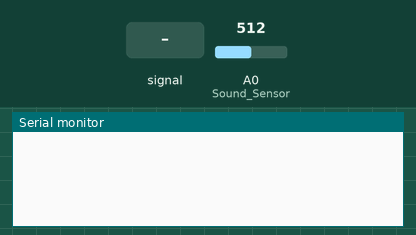
A sketch run on a simulated Arduino Uno, built with avr-gcc and run on an emulated ATmega328P. On the bench: the last lines printed to the serial monitor. The inputs (shaded band) are chosen by the test bench; at power-on: A0 (Sound_Sensor) = 512.

Above: at 1.2 s.
1.3 s: A0 (Sound_Sensor) fed a 200 Hz sine of ±255 counts around its level
At 1.8 s:
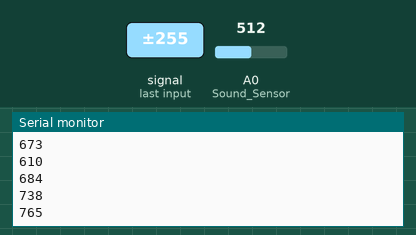
2.8 s: A0 (Sound_Sensor) set to 900
At 3.3 s:
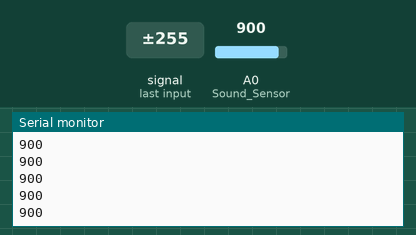
4.3 s: A0 (Sound_Sensor) set to 1023
At 4.8 s:
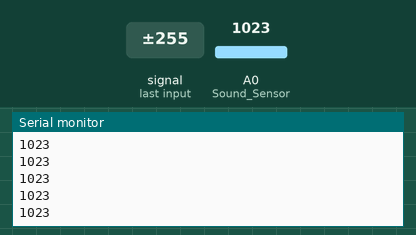
Timing chart, 0 to 7.3 s (numbered marks = the images above; inputs shaded):
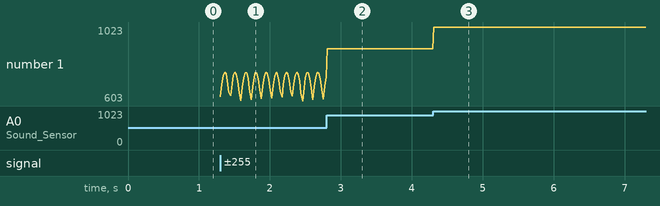

The sketch:

Sound_sensor_test2.ino
```cpp
int Sound_Sensor = A0;
int Sensor_val;
void setup() {
  // put your setup code here, to run once:
  Serial.begin(9600);
}

void loop() {
  // put your main code here, to run repeatedly:
  Sensor_val = analogRead(Sound_Sensor);

  if(Sensor_val > 600) {
    Serial.print(Sensor_val);
    Serial.print("\n");
    delay(20);
  }
}
```

Measured:
- after the input at 1.3 s, the serial monitor: prints a new line at once (image 1)
- after the input at 4.3 s, the serial monitor: prints a new line at once (image 3)
- plotted number 1: 900 → 1023 after the input at 4.3 s
